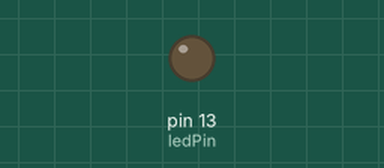
This sketch was run on a simulated Arduino Uno, built with avr-gcc and run on an emulated ATmega328P. Parts: output pins drawn as LEDs (lit = HIGH). What the sketch prints to the serial monitor is not drawn.

Above: at 1.3 s.
At 39.02 s:
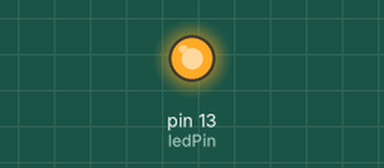
Timing chart, 0 to 40.0 s (numbered marks = the images above):
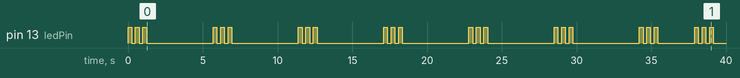

Measured:
- by itself, pin 13 (ledPin): LOW → HIGH at 0.00 s, → LOW 0.25 s later, → HIGH 0.25 s later, → LOW 0.25 s later, … (48 changes in this stretch)

The sketch:

xbee_test.ino
```cpp
// This program sends information from a MaxStream XBee radio.
// It polls a switch and sends out a zero when the switch is open or a 1 when the switch is closed.
// rob@faludi.com

// serial out is on port 1
// serial in is on port 0

// a digital input is on port 12
int switchPin = 12;

// a status light is on port 13
int ledPin = 13;

// a byte to send out data:
char thisByte = 0;


void setup () {
  // set pins to input and output appropriately
  pinMode(ledPin, OUTPUT);
  pinMode(switchPin, INPUT);

  // start up the serial connection with 9600-8-n-1-true (non-inverted):
  Serial.begin(9600);

  // blink the status LED
  blinkLED(ledPin, 3);

  // for some reason it seems to help to send an arbitrary character first
  //then pause for the guard time before requesting command mode
  Serial.print("X");
  delay(1100);
  // put the XBee in command mode
  Serial.print("+++");
   delay(1100);
  // wait for a response from the XBee for 2000 ms, or start
  // over with setup if no valid response comes


  if (returnedOK() == 'T') {
    // if an OK was received then continue
  }
  else {
    setup(); // otherwise go back and try setup again
  }


  // set the PAN (personal area network) ID number
  // this example uses 0x3330, but you'll want to choose your own
  // unique hexadecimal number between 0x0 and 0xFFFE
  // (note the comma at the end of the command which indicates that another command will follow)
  Serial.print("ATID3330,");
  // set the Destination High to 0x0
  // to select 16 bit addressing mode. These addresses can
  // be assigned and changed by sending commands from a microcontroller
  Serial.print("DH0,");
  // set the Destination Low (16 bit address)
  // this example uses 0x0 for send and 0x1 for receive but you'll
  // want to choose your own hexadecimal numbers between 0x0 and 0xFFFE
  Serial.print("DL1,");
  // exit command mode (note that we use Serial.printLN here to issue a linefeed that completes the command sequence)
  Serial.println("CN");

  // the preceeding commands can also be sent on a single line like this, using a single AT command with commas:
  // Serial.println("ATID3330,DH0,DL1,CN");

  // the preceeding command line could also be sent as separate commands, by reissuing the AT command:
  // Serial.println("ATID3330");
  // Serial.println("ATDH0");
  // Serial.println("ATDL1");
  // Serial.println("ATCN");

  // wait for a response from the XBee for 2000 ms, or start
  // over with setup if no valid response comes

   if (returnedOK() == 'T') {
    // if an OK was received then continue
  }
  else {
    setup(); // otherwise go back and try setup again
  }

}


void loop () {
  // read the switch:
  thisByte = digitalRead(switchPin);
  // convert it to a readable ASCII value, send it out the serial port:
  Serial.print(thisByte, DEC);
}

void blinkLED(int targetPin, int numBlinks) {
  // this function blinks the status LED light as many times as requested
  for (int i=0; i<numBlinks; i++) {
    digitalWrite(targetPin, HIGH);   // sets the LED on
    delay(250);                     // waits for a second
    digitalWrite(targetPin, LOW);    // sets the LED off
    delay(250);
  }
}


char returnedOK () {
  // this function checks the response on the serial port to see if it was an "OK" or not
  char incomingChar[3];
  char okString[] = "OK";
  char result = 'n';
  int startTime = millis();
  while (millis() - startTime < 2000 && result == 'n') {  // use a timeout of 10 seconds
    if (Serial.available() > 1) {
      // read three incoming bytes which should be "O", "K", and a linefeed:
      for (int i=0; i<3; i++) {
        incomingChar[i] = Serial.read();
      }
      if ( strstr(incomingChar, okString) != NULL ) { // check to see if the respose is "OK"
//      if (incomingChar[0] == 'O' && incomingChar[1] == 'K') { // check to see if the first two characters are "OK"
        result = 'T'; // return T if "OK" was the response
      }
      else {
        result = 'F'; // otherwise return F
      }
    }
  }
  return result;
}
```
